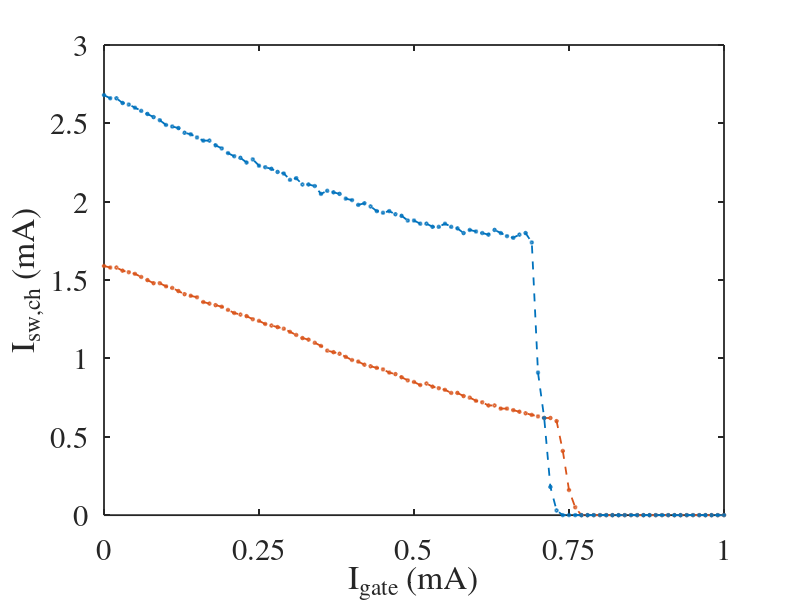

Recreate this plot in MATLAB. (Note: this script raises an error after producing the figure.)
clc;        clear;      close all;      root=cd;  

%% 
cd('wTron24_II');
load('Isw_curve 2023-09-15 17-24-24 wTron-sample2_wTron-2um-4um_IV-meas-F4-F2.mat');    Ib_gate1=Ib_gate;       Isw_ch1=Isw_ch;
figure(1);   plot(Ib_gate1*1e3,Isw_ch1*1e3,'--o','Color',[0.8500, 0.3250, 0.0980],'linewidth',1.3,'MarkerSize',2);        hold on;
cd(root);       cd('wTron28_II');
load('Isw_curve 2023-09-17 16-14-51 wTron-sample2_wTron-2um-8um_IV-meas-F6-F7.mat');    Ib_gate2=Ib_gate;       Isw_ch2=Isw_ch;
figure(1);   plot(Ib_gate2*1e3,Isw_ch2*1e3,'--o','Color',[0 0.4470 0.7410],'linewidth',1.3,'MarkerSize',2);        hold on;
xlim([0 1]);    xlabel('I_{gate} (mA)','FontSize',22);          ylabel('I_{sw,ch} (mA)','FontSize',22);     yticks(0:0.5:3);     xticks(0:0.25:1);	set(gca,'LineWidth',1.3,'fontsize',22,'FontName','times');     cd(root);       

%% curve-fitting: linear-exponential
% linear-1: 2um-0.77, 4um-1.59; 2um-0.73, 8um-2.66
x1=0;     y1=1.59;     x2=0.73;       y2=0.6;       x3=0.77;       y3=0;            m1=(y1-y2)/(x1-x2);
x11=0;   y11=2.68;  x12=0.69;     y12=1.74;    x13=0.74;     y13=0;       m11=(y11-y12)/(x11-x12);
alpha=-0.5*(m1+m11);        Isw_ch=y11-alpha*x12;           %Eq1: current crowding factor --> 1.36    
% exponential
% % q = a*exp(b*p);       --> a = y2, b = 64.445 (hotspot suppression factor)
p1=x2-Ib_gate1(74:78)*1e3;      q1=Isw_ch1(74:78)*1e3;
p2=x12-Ib_gate2(70:75)*1e3;    q2=Isw_ch2(70:75)*1e3;
f1=fit(p1',q1','exp1');     %disp(f1);
f2=fit(p2',q2','exp1');     %disp(f2);

figure(1);  
% graph-1
alpha=1.3592;               beta=6.5e4;  
Isw_ch1_fitted1=Isw_ch1(1)-alpha*Ib_gate1(1:73);
Isw_ch1_fitted2=Isw_ch1(74)*exp(beta*(Ib_gate1(74)-Ib_gate1(74:end)));
Isw_ch1_fitted=[Isw_ch1_fitted1 Isw_ch1_fitted2];
plot(Ib_gate1*1e3,Isw_ch1_fitted*1e3,'--','Color','k','linewidth',0.9);       hold on;
% graph-2
Isw_ch2_fitted1=Isw_ch2(1)-alpha*Ib_gate2(1:69);
Isw_ch2_fitted2=Isw_ch2(70)*exp(beta*(Ib_gate2(70)-Ib_gate2(70:end)));
Isw_ch2_fitted=[Isw_ch2_fitted1 Isw_ch2_fitted2];
plot(Ib_gate2*1e3,Isw_ch2_fitted*1e3,'--','Color','k','linewidth',0.75);
legend({'ck 2\mum, ch 4\mum','ck 2\mum, ch 7\mum','fitted'},'Location','northeast','FontSize',18); legend boxoff
% ax = gca;   exportgraphics(ax,'Fig1c.pdf','BackgroundColor','none');
